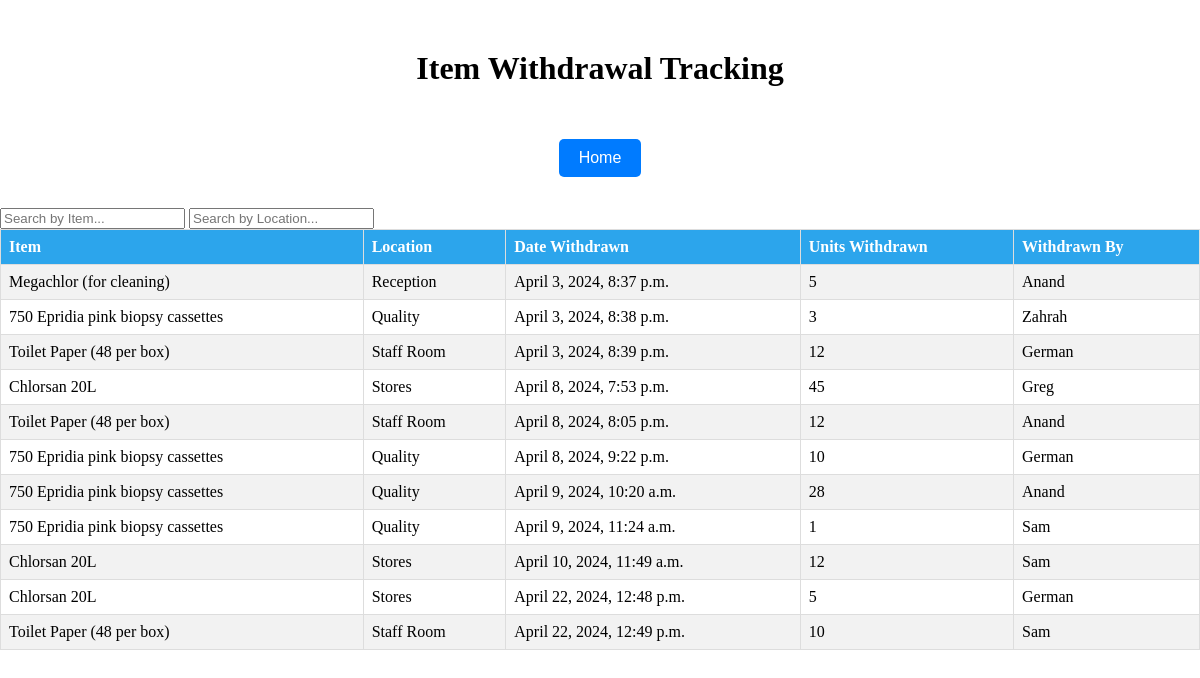
The page /track/ on the database its author committed.
### inventory_app/models.py (models this page shows, shortened)
class ItemWithdrawal(models.Model):
    item = models.ForeignKey(InventoryItem, on_delete=models.CASCADE)
    location = models.ForeignKey(Location, on_delete=models.SET_NULL, null=True, blank=True, related_name='withdrawals')
    date_withdrawn = models.DateTimeField(default=timezone.now)
    units_withdrawn = models.IntegerField()
    withdrawn_by = models.CharField(max_length=255)

class InventoryItem(models.Model):
    item = models.CharField(max_length=255)
    location = models.ForeignKey(Location, on_delete=models.CASCADE, related_name='inventory_items')
    supplier = models.CharField(max_length=255)
    quantity_per_unit = models.CharField(max_length=100)  # Assuming this is a descriptive field
    unit = models.IntegerField()
    minimum_unit = models.IntegerField()
    cost = models.DecimalField(max_digits=10, decimal_places=2)
    supplier_link = models.CharField(max_length=255)
    def __str__(self):
        return self.item

class Location(models.Model):
    name = models.CharField(max_length=255,  default='Stores')  # A descriptive name for the location
    def __str__(self):
        return self.name

### inventory_app/views.py (the view)
# urls.py: path('track/', views.track, name='track'),
def track(request):
    withdrawals = ItemWithdrawal.objects.all()  # Retrieve all withdrawal records
    return render(request, 'inventory_app/track.html', {'withdrawals': withdrawals})

### inventory_app/templates/inventory_app/track.html (shortened to what this page needs)
{% load static %}
<!DOCTYPE html>
<html>
<head>
  <link rel="stylesheet" href="{% static 'inventory_app/css/home.css' %}">
</head>
<body>
<h1>Item Withdrawal Tracking</h1>
<div class="button-container">
    <form action="/" method="get">
      <button type="submit">Home</button>
    </form>
</div>
<input type="text" id="searchInput" onkeyup="filterBySecondColumn()" placeholder="Search by Item...">
<input type="text" id="searchInput2" onkeyup="filterByThirdColumn()" placeholder="Search by Location...">
<table id="stock_table">
    <tr>
        <th>Item</th>
        <th>Location</th>
        <th>Date Withdrawn</th>
        <th>Units Withdrawn</th>
        <th>Withdrawn By</th>
    </tr>
    {% for withdrawal in withdrawals %}
    <tr>
        <td>{{ withdrawal.item }}</td>
        <td>{{ withdrawal.location }}</td>
        <td>{{ withdrawal.date_withdrawn }}</td>
        <td>{{ withdrawal.units_withdrawn }}</td>
        <td>{{ withdrawal.withdrawn_by }}</td>
    </tr>
    {% endfor %}
</table>
</body>
</html>

### inventory_app/static/inventory_app/css/home.css (style rules this page uses)
body, html { margin: 0; padding: 0; box-sizing: border-box; }
table { width: 100%; border-collapse: collapse; margin-bottom: 20px; }
table, th, td { border: 1px solid #ddd; }
th, td { text-align: left; padding: 8px; }
th { background-color: #2ca5ec; color: white; }
tr:nth-child(even) { background-color: #f2f2f2; }
button { margin: 5px; padding: 10px 20px; }
.button-container { display: flex; justify-content: center; align-items: center; height: 100px; }
.button-container form { margin: 0 10px; }
h1 { text-align: center; margin-top: 50px; }
button { padding: 10px 20px; border: none; border-radius: 5px; background-color: #007bff; color: white; font-size: 16px; cursor: pointer; transition: background-color 0.3s ease; }

### rows shown on the page
ItemWithdrawal: item "Megachlor (for cleaning)", location "Reception", date_withdrawn "April 3, 2024, 8:37 p.m.", units_withdrawn "5", withdrawn_by "Anand"
ItemWithdrawal: item "750 Epridia pink biopsy cassettes", location "Quality", date_withdrawn "April 3, 2024, 8:38 p.m.", units_withdrawn "3", withdrawn_by "Zahrah"
ItemWithdrawal: item "Toilet Paper (48 per box)", location "Staff Room", date_withdrawn "April 3, 2024, 8:39 p.m.", units_withdrawn "12", withdrawn_by "German"
ItemWithdrawal: item "Chlorsan 20L", location "Stores", date_withdrawn "April 8, 2024, 7:53 p.m.", units_withdrawn "45", withdrawn_by "Greg"
ItemWithdrawal: item "Toilet Paper (48 per box)", location "Staff Room", date_withdrawn "April 8, 2024, 8:05 p.m.", units_withdrawn "12", withdrawn_by "Anand"
ItemWithdrawal: item "750 Epridia pink biopsy cassettes", location "Quality", date_withdrawn "April 8, 2024, 9:22 p.m.", units_withdrawn "10", withdrawn_by "German"
ItemWithdrawal: item "750 Epridia pink biopsy cassettes", location "Quality", date_withdrawn "April 9, 2024, 10:20 a.m.", units_withdrawn "28", withdrawn_by "Anand"
ItemWithdrawal: item "750 Epridia pink biopsy cassettes", location "Quality", date_withdrawn "April 9, 2024, 11:24 a.m.", units_withdrawn "1", withdrawn_by "Sam"
ItemWithdrawal: item "Chlorsan 20L", location "Stores", date_withdrawn "April 10, 2024, 11:49 a.m.", units_withdrawn "12", withdrawn_by "Sam"
ItemWithdrawal: item "Chlorsan 20L", location "Stores", date_withdrawn "April 22, 2024, 12:48 p.m.", units_withdrawn "5", withdrawn_by "German"
ItemWithdrawal: item "Toilet Paper (48 per box)", location "Staff Room", date_withdrawn "April 22, 2024, 12:49 p.m.", units_withdrawn "10", withdrawn_by "Sam"
